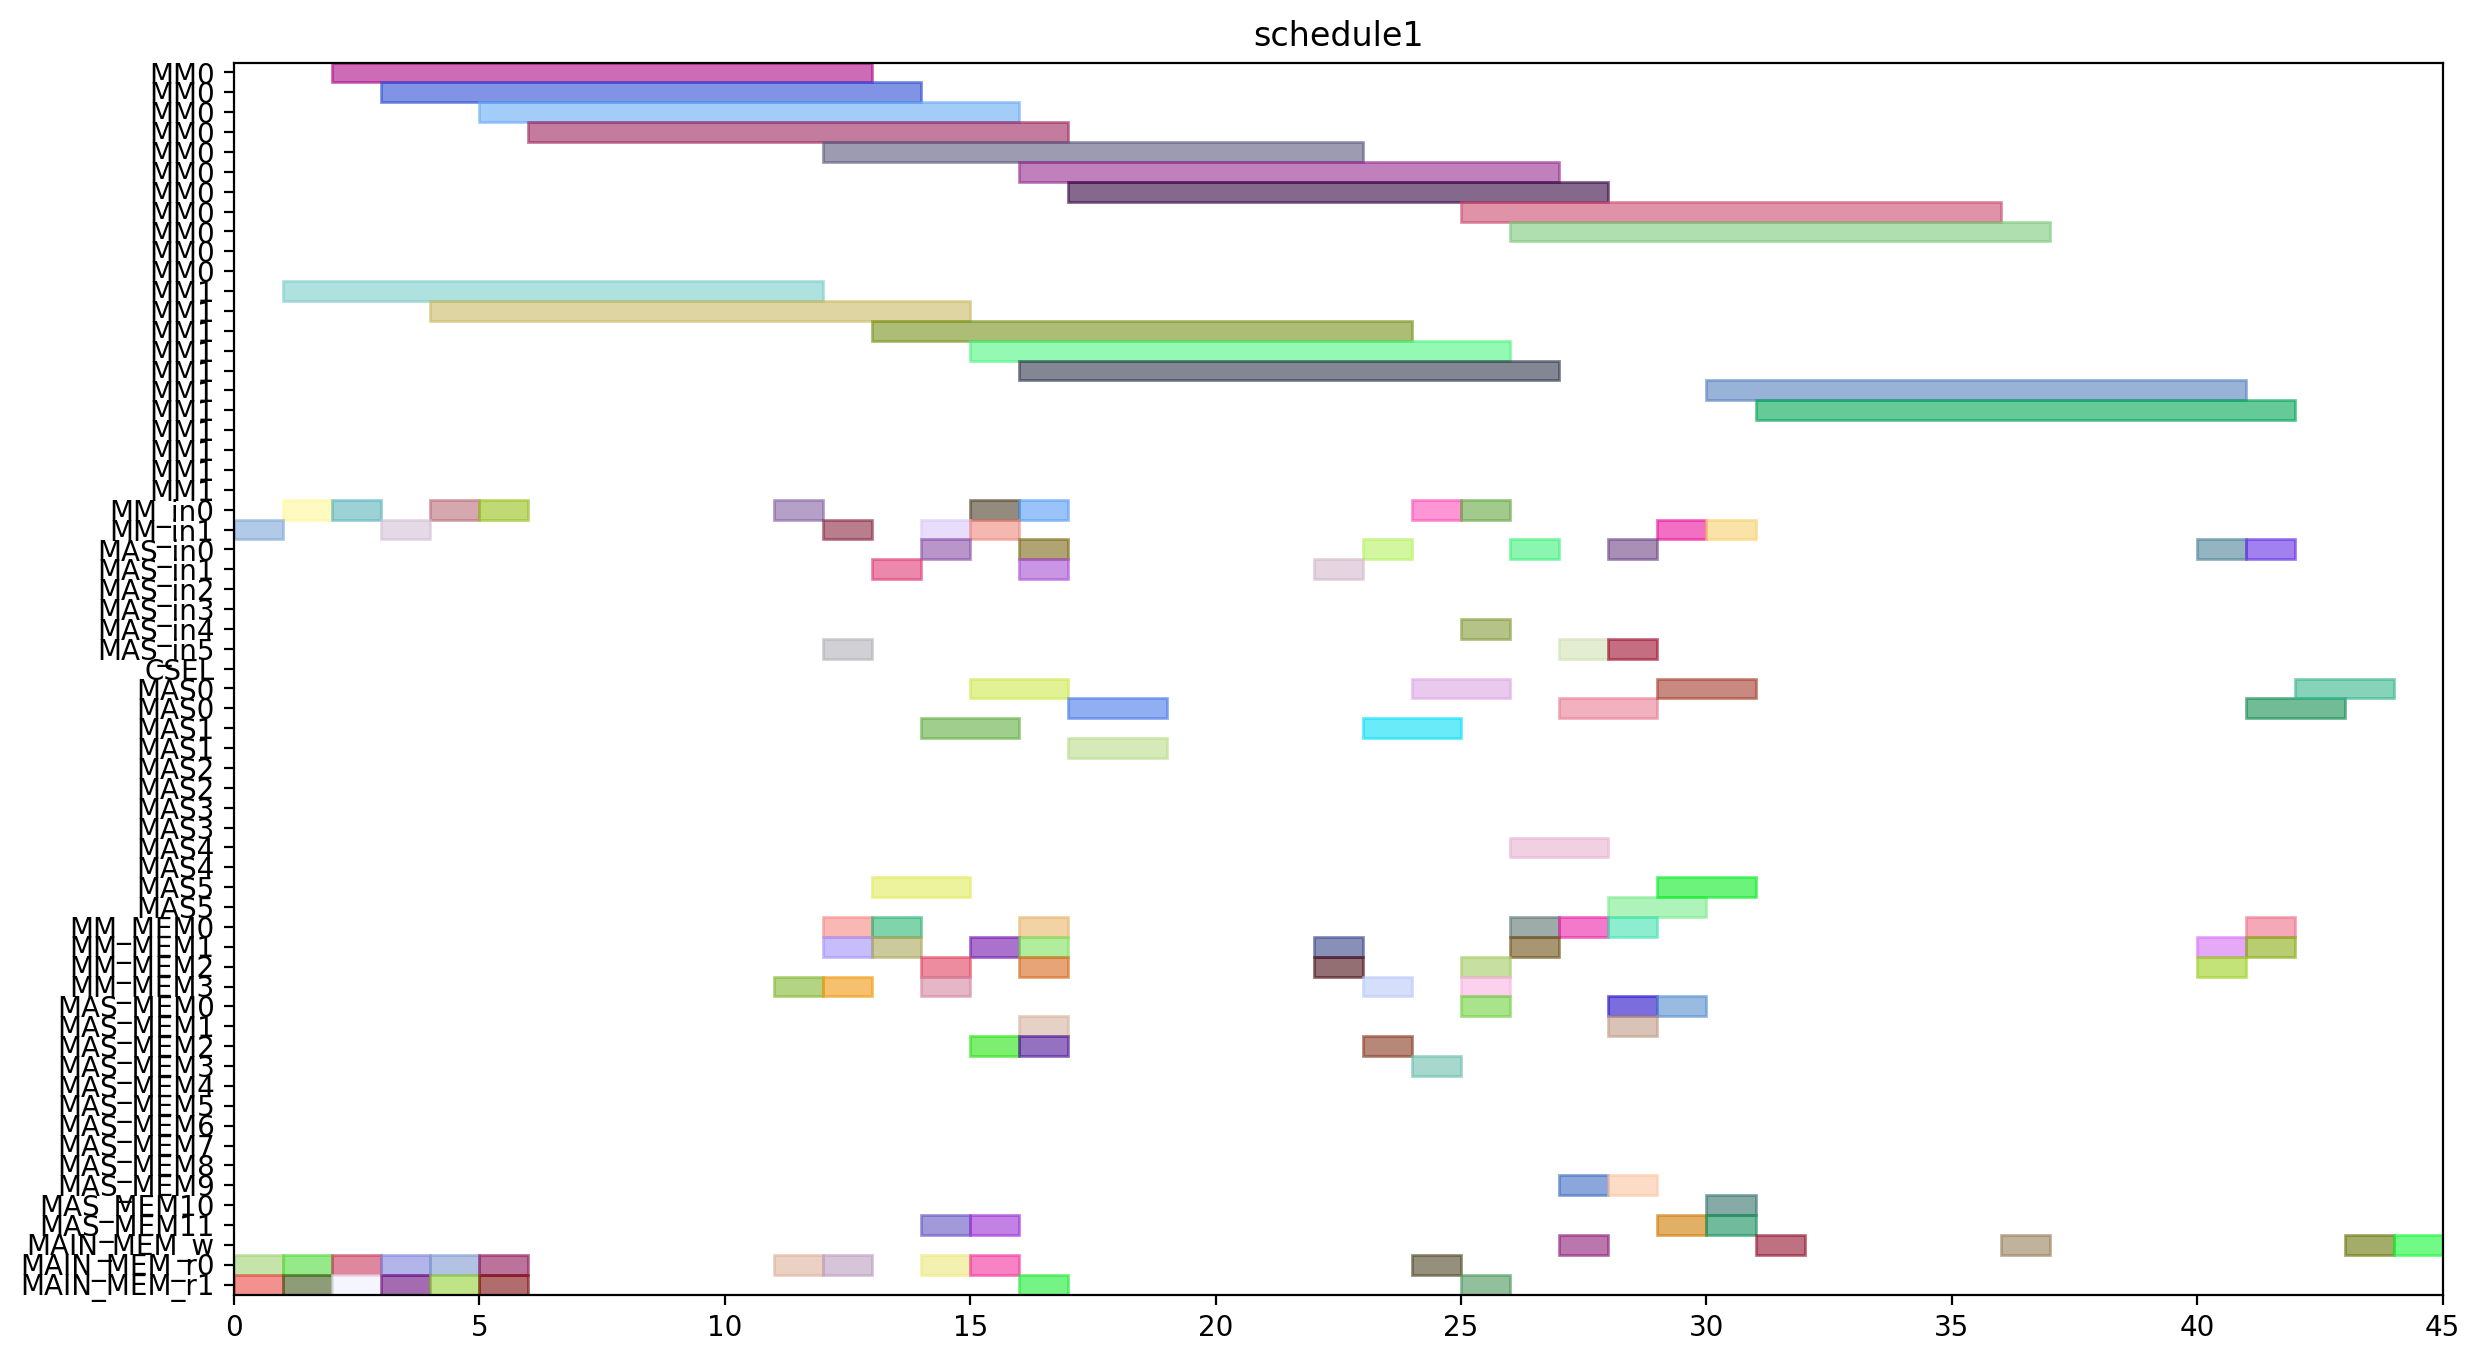

Generate this figure with Python:
from pyschedule import Scenario, solvers, plotters, alt


def solve():
	horizon = 165
	S = Scenario("schedule1", horizon=horizon)

	# resource
	MM = S.Resources('MM', num=2, size=11)
	MM_in = S.Resources('MM_in', num=2)
	MAS_in = S.Resources('MAS_in', num=6)
	CSEL = S.Resource('CSEL')
	MAS = S.Resources('MAS', num=6, size=2, periods=range(1, horizon))
	MM_MEM = S.Resources('MM_MEM', num=4)
	MAS_MEM = S.Resources('MAS_MEM', num=12)
	MAIN_MEM_w = S.Resource('MAIN_MEM_w', size=1)
	MAIN_MEM_r = S.Resources('MAIN_MEM_r', num=2)

	# result of previous scheduling
	t2_in = S.Task('t2_in', length=1, delay_cost=1)
	S += t2_in >= 0
	t2_in += MM_in[1]

	t2_mem0 = S.Task('t2_mem0', length=1, delay_cost=1)
	S += t2_mem0 >= 0
	t2_mem0 += MAIN_MEM_r[0]

	t2_mem1 = S.Task('t2_mem1', length=1, delay_cost=1)
	S += t2_mem1 >= 0
	t2_mem1 += MAIN_MEM_r[1]

	t2 = S.Task('t2', length=11, delay_cost=1)
	S += t2 >= 1
	t2 += MM[1]

	t5_in = S.Task('t5_in', length=1, delay_cost=1)
	S += t5_in >= 1
	t5_in += MM_in[0]

	t5_mem0 = S.Task('t5_mem0', length=1, delay_cost=1)
	S += t5_mem0 >= 1
	t5_mem0 += MAIN_MEM_r[0]

	t5_mem1 = S.Task('t5_mem1', length=1, delay_cost=1)
	S += t5_mem1 >= 1
	t5_mem1 += MAIN_MEM_r[1]

	t23_in = S.Task('t23_in', length=1, delay_cost=1)
	S += t23_in >= 2
	t23_in += MM_in[0]

	t23_mem0 = S.Task('t23_mem0', length=1, delay_cost=1)
	S += t23_mem0 >= 2
	t23_mem0 += MAIN_MEM_r[0]

	t23_mem1 = S.Task('t23_mem1', length=1, delay_cost=1)
	S += t23_mem1 >= 2
	t23_mem1 += MAIN_MEM_r[1]

	t5 = S.Task('t5', length=11, delay_cost=1)
	S += t5 >= 2
	t5 += MM[0]

	t0_in = S.Task('t0_in', length=1, delay_cost=1)
	S += t0_in >= 3
	t0_in += MM_in[1]

	t0_mem0 = S.Task('t0_mem0', length=1, delay_cost=1)
	S += t0_mem0 >= 3
	t0_mem0 += MAIN_MEM_r[0]

	t0_mem1 = S.Task('t0_mem1', length=1, delay_cost=1)
	S += t0_mem1 >= 3
	t0_mem1 += MAIN_MEM_r[1]

	t23 = S.Task('t23', length=11, delay_cost=1)
	S += t23 >= 3
	t23 += MM[0]

	t0 = S.Task('t0', length=11, delay_cost=1)
	S += t0 >= 4
	t0 += MM[1]

	t3_in = S.Task('t3_in', length=1, delay_cost=1)
	S += t3_in >= 5
	t3_in += MM_in[0]

	t3_mem0 = S.Task('t3_mem0', length=1, delay_cost=1)
	S += t3_mem0 >= 5
	t3_mem0 += MAIN_MEM_r[0]

	t3_mem1 = S.Task('t3_mem1', length=1, delay_cost=1)
	S += t3_mem1 >= 5
	t3_mem1 += MAIN_MEM_r[1]

	t3 = S.Task('t3', length=11, delay_cost=1)
	S += t3 >= 6
	t3 += MM[0]

	t6_in = S.Task('t6_in', length=1, delay_cost=1)
	S += t6_in >= 12
	t6_in += MAS_in[5]

	t6_mem0 = S.Task('t6_mem0', length=1, delay_cost=1)
	S += t6_mem0 >= 12
	t6_mem0 += MM_MEM[0]

	t6_mem1 = S.Task('t6_mem1', length=1, delay_cost=1)
	S += t6_mem1 >= 12
	t6_mem1 += MM_MEM[1]

	t8_in = S.Task('t8_in', length=1, delay_cost=1)
	S += t8_in >= 12
	t8_in += MM_in[1]

	t8_mem0 = S.Task('t8_mem0', length=1, delay_cost=1)
	S += t8_mem0 >= 12
	t8_mem0 += MAIN_MEM_r[0]

	t8_mem1 = S.Task('t8_mem1', length=1, delay_cost=1)
	S += t8_mem1 >= 12
	t8_mem1 += MM_MEM[3]

	t24_in = S.Task('t24_in', length=1, delay_cost=1)
	S += t24_in >= 13
	t24_in += MAS_in[1]

	t24_mem0 = S.Task('t24_mem0', length=1, delay_cost=1)
	S += t24_mem0 >= 13
	t24_mem0 += MM_MEM[0]

	t24_mem1 = S.Task('t24_mem1', length=1, delay_cost=1)
	S += t24_mem1 >= 13
	t24_mem1 += MM_MEM[1]

	t6 = S.Task('t6', length=2, delay_cost=1)
	S += t6 >= 13
	t6 += MAS[5]

	t8 = S.Task('t8', length=11, delay_cost=1)
	S += t8 >= 13
	t8 += MM[1]

	t24 = S.Task('t24', length=2, delay_cost=1)
	S += t24 >= 14
	t24 += MAS[1]

	t7_in = S.Task('t7_in', length=1, delay_cost=1)
	S += t7_in >= 14
	t7_in += MM_in[1]

	t7_mem0 = S.Task('t7_mem0', length=1, delay_cost=1)
	S += t7_mem0 >= 14
	t7_mem0 += MAIN_MEM_r[0]

	t7_mem1 = S.Task('t7_mem1', length=1, delay_cost=1)
	S += t7_mem1 >= 14
	t7_mem1 += MAS_MEM[11]

	t26_in = S.Task('t26_in', length=1, delay_cost=1)
	S += t26_in >= 15
	t26_in += MM_in[0]

	t26_mem0 = S.Task('t26_mem0', length=1, delay_cost=1)
	S += t26_mem0 >= 15
	t26_mem0 += MAS_MEM[2]

	t26_mem1 = S.Task('t26_mem1', length=1, delay_cost=1)
	S += t26_mem1 >= 15
	t26_mem1 += MM_MEM[1]

	t7 = S.Task('t7', length=11, delay_cost=1)
	S += t7 >= 15
	t7 += MM[1]

	t20_in = S.Task('t20_in', length=1, delay_cost=1)
	S += t20_in >= 16
	t20_in += MAS_in[1]

	t20_mem0 = S.Task('t20_mem0', length=1, delay_cost=1)
	S += t20_mem0 >= 16
	t20_mem0 += MM_MEM[2]

	t20_mem1 = S.Task('t20_mem1', length=1, delay_cost=1)
	S += t20_mem1 >= 16
	t20_mem1 += MAS_MEM[1]

	t25_in = S.Task('t25_in', length=1, delay_cost=1)
	S += t25_in >= 16
	t25_in += MM_in[0]

	t25_mem0 = S.Task('t25_mem0', length=1, delay_cost=1)
	S += t25_mem0 >= 16
	t25_mem0 += MAS_MEM[2]

	t25_mem1 = S.Task('t25_mem1', length=1, delay_cost=1)
	S += t25_mem1 >= 16
	t25_mem1 += MAIN_MEM_r[1]

	t26 = S.Task('t26', length=11, delay_cost=1)
	S += t26 >= 16
	t26 += MM[0]

	t4_in = S.Task('t4_in', length=1, delay_cost=1)
	S += t4_in >= 16
	t4_in += MAS_in[0]

	t4_mem0 = S.Task('t4_mem0', length=1, delay_cost=1)
	S += t4_mem0 >= 16
	t4_mem0 += MM_MEM[0]

	t4_mem1 = S.Task('t4_mem1', length=1, delay_cost=1)
	S += t4_mem1 >= 16
	t4_mem1 += MM_MEM[1]

	t20 = S.Task('t20', length=2, delay_cost=1)
	S += t20 >= 17
	t20 += MAS[1]

	t25 = S.Task('t25', length=11, delay_cost=1)
	S += t25 >= 17
	t25 += MM[0]

	t4 = S.Task('t4', length=2, delay_cost=1)
	S += t4 >= 17
	t4 += MAS[0]

	t21_in = S.Task('t21_in', length=1, delay_cost=1)
	S += t21_in >= 23
	t21_in += MAS_in[0]

	t21_mem0 = S.Task('t21_mem0', length=1, delay_cost=1)
	S += t21_mem0 >= 23
	t21_mem0 += MAS_MEM[2]

	t21_mem1 = S.Task('t21_mem1', length=1, delay_cost=1)
	S += t21_mem1 >= 23
	t21_mem1 += MM_MEM[3]

	t21 = S.Task('t21', length=2, delay_cost=1)
	S += t21 >= 24
	t21 += MAS[0]

	t22_in = S.Task('t22_in', length=1, delay_cost=1)
	S += t22_in >= 25
	t22_in += MM_in[0]

	t22_mem0 = S.Task('t22_mem0', length=1, delay_cost=1)
	S += t22_mem0 >= 25
	t22_mem0 += MAS_MEM[0]

	t22_mem1 = S.Task('t22_mem1', length=1, delay_cost=1)
	S += t22_mem1 >= 25
	t22_mem1 += MAIN_MEM_r[1]

	t22 = S.Task('t22', length=11, delay_cost=1)
	S += t22 >= 26
	t22 += MM[0]

	t27_in = S.Task('t27_in', length=1, delay_cost=1)
	S += t27_in >= 26
	t27_in += MAS_in[0]

	t27_mem0 = S.Task('t27_mem0', length=1, delay_cost=1)
	S += t27_mem0 >= 26
	t27_mem0 += MM_MEM[0]

	t27_mem1 = S.Task('t27_mem1', length=1, delay_cost=1)
	S += t27_mem1 >= 26
	t27_mem1 += MM_MEM[1]

	t27 = S.Task('t27', length=2, delay_cost=1)
	S += t27 >= 27
	t27 += MAS[0]

	new_PZ_in = S.Task('new_PZ_in', length=1, delay_cost=1)
	S += new_PZ_in >= 28
	new_PZ_in += MAS_in[0]

	new_PZ_mem0 = S.Task('new_PZ_mem0', length=1, delay_cost=1)
	S += new_PZ_mem0 >= 28
	new_PZ_mem0 += MAS_MEM[0]

	new_PZ_mem1 = S.Task('new_PZ_mem1', length=1, delay_cost=1)
	S += new_PZ_mem1 >= 28
	new_PZ_mem1 += MAS_MEM[1]

	new_PZ = S.Task('new_PZ', length=2, delay_cost=1)
	S += new_PZ >= 29
	new_PZ += MAS[0]

	new_PZ_w = S.Task('new_PZ_w', length=1, delay_cost=1)
	S += new_PZ_w >= 31
	new_PZ_w += MAIN_MEM_w

	new_PX_in = S.Task('new_PX_in', length=1, delay_cost=1)
	S += new_PX_in >= 40
	new_PX_in += MAS_in[0]

	new_PX_mem0 = S.Task('new_PX_mem0', length=1, delay_cost=1)
	S += new_PX_mem0 >= 40
	new_PX_mem0 += MM_MEM[2]

	new_PX_mem1 = S.Task('new_PX_mem1', length=1, delay_cost=1)
	S += new_PX_mem1 >= 40
	new_PX_mem1 += MM_MEM[1]

	new_PX = S.Task('new_PX', length=2, delay_cost=1)
	S += new_PX >= 41
	new_PX += MAS[0]

	new_PY_in = S.Task('new_PY_in', length=1, delay_cost=1)
	S += new_PY_in >= 41
	new_PY_in += MAS_in[0]

	new_PY_mem0 = S.Task('new_PY_mem0', length=1, delay_cost=1)
	S += new_PY_mem0 >= 41
	new_PY_mem0 += MM_MEM[0]

	new_PY_mem1 = S.Task('new_PY_mem1', length=1, delay_cost=1)
	S += new_PY_mem1 >= 41
	new_PY_mem1 += MM_MEM[1]

	new_PY = S.Task('new_PY', length=2, delay_cost=1)
	S += new_PY >= 42
	new_PY += MAS[0]

	new_PX_w = S.Task('new_PX_w', length=1, delay_cost=1)
	S += new_PX_w >= 43
	new_PX_w += MAIN_MEM_w

	new_PY_w = S.Task('new_PY_w', length=1, delay_cost=1)
	S += new_PY_w >= 44
	new_PY_w += MAIN_MEM_w


	# new tasks
	t1 = S.Task('t1', length=11, delay_cost=1)
	t1 += alt(MM)
	t1_in = S.Task('t1_in', length=1, delay_cost=1)
	t1_in += alt(MM_in)
	S += t1_in*MM_in[0]<=t1*MM[0]
	S += t1_in*MM_in[1]<=t1*MM[1]
	S += t1<16

	t1_mem0 = S.Task('t1_mem0', length=1, delay_cost=1)
	t1_mem0 += MAIN_MEM_r[0]
	S += t1_mem0 <= t1

	t1_mem1 = S.Task('t1_mem1', length=1, delay_cost=1)
	t1_mem1 += MAIN_MEM_r[1]
	S += t1_mem1 <= t1

	t15 = S.Task('t15', length=11, delay_cost=1)
	t15 += alt(MM)
	t15_in = S.Task('t15_in', length=1, delay_cost=1)
	t15_in += alt(MM_in)
	S += t15_in*MM_in[0]<=t15*MM[0]
	S += t15_in*MM_in[1]<=t15*MM[1]
	S += t15<23

	t15_mem0 = S.Task('t15_mem0', length=1, delay_cost=1)
	t15_mem0 += MAIN_MEM_r[0]
	S += t15_mem0 <= t15

	t15_mem1 = S.Task('t15_mem1', length=1, delay_cost=1)
	t15_mem1 += MM_MEM[3]
	S += 11 < t15_mem1
	S += t15_mem1 <= t15

	t19 = S.Task('t19', length=2, delay_cost=1)
	t19 += alt(MAS)
	t19_in = S.Task('t19_in', length=1, delay_cost=1)
	t19_in += alt(MAS_in)
	S += t19_in*MAS_in[0]<=t19*MAS[0]

	S += t19_in*MAS_in[1]<=t19*MAS[1]

	S += t19_in*MAS_in[2]<=t19*MAS[2]

	S += t19_in*MAS_in[3]<=t19*MAS[3]

	S += t19_in*MAS_in[4]<=t19*MAS[4]

	S += t19_in*MAS_in[5]<=t19*MAS[5]

	S += t19<17

	t19_mem0 = S.Task('t19_mem0', length=1, delay_cost=1)
	t19_mem0 += MM_MEM[2]
	S += 14 < t19_mem0
	S += t19_mem0 <= t19

	t19_mem1 = S.Task('t19_mem1', length=1, delay_cost=1)
	t19_mem1 += MM_MEM[3]
	S += 14 < t19_mem1
	S += t19_mem1 <= t19

	t14 = S.Task('t14', length=11, delay_cost=1)
	t14 += alt(MM)
	t14_in = S.Task('t14_in', length=1, delay_cost=1)
	t14_in += alt(MM_in)
	S += t14_in*MM_in[0]<=t14*MM[0]
	S += t14_in*MM_in[1]<=t14*MM[1]
	S += 0<t14

	t14_w = S.Task('t14_w', length=1, delay_cost=1)
	t14_w += alt(MAIN_MEM_w)
	S += t14 <= t14_w

	S += t14<1000

	t14_mem0 = S.Task('t14_mem0', length=1, delay_cost=1)
	t14_mem0 += MAIN_MEM_r[0]
	S += t14_mem0 <= t14

	t14_mem1 = S.Task('t14_mem1', length=1, delay_cost=1)
	t14_mem1 += MAS_MEM[11]
	S += 14 < t14_mem1
	S += t14_mem1 <= t14

	t16 = S.Task('t16', length=2, delay_cost=1)
	t16 += alt(MAS)
	t16_in = S.Task('t16_in', length=1, delay_cost=1)
	t16_in += alt(MAS_in)
	S += t16_in*MAS_in[0]<=t16*MAS[0]

	S += t16_in*MAS_in[1]<=t16*MAS[1]

	S += t16_in*MAS_in[2]<=t16*MAS[2]

	S += t16_in*MAS_in[3]<=t16*MAS[3]

	S += t16_in*MAS_in[4]<=t16*MAS[4]

	S += t16_in*MAS_in[5]<=t16*MAS[5]

	S += t16<25

	t16_mem0 = S.Task('t16_mem0', length=1, delay_cost=1)
	t16_mem0 += MM_MEM[2]
	S += 14 < t16_mem0
	S += t16_mem0 <= t16

	t16_mem1 = S.Task('t16_mem1', length=1, delay_cost=1)
	t16_mem1 += alt(MM_MEM)
	S += (t15*MM[0])-1 < t16_mem1*MM_MEM[1]
	S += (t15*MM[1])-1 < t16_mem1*MM_MEM[3]
	S += t16_mem1 <= t16

	t9 = S.Task('t9', length=2, delay_cost=1)
	t9 += alt(MAS)
	t9_in = S.Task('t9_in', length=1, delay_cost=1)
	t9_in += alt(MAS_in)
	S += t9_in*MAS_in[0]<=t9*MAS[0]

	S += t9_in*MAS_in[1]<=t9*MAS[1]

	S += t9_in*MAS_in[2]<=t9*MAS[2]

	S += t9_in*MAS_in[3]<=t9*MAS[3]

	S += t9_in*MAS_in[4]<=t9*MAS[4]

	S += t9_in*MAS_in[5]<=t9*MAS[5]

	S += t9<1000

	t9_mem0 = S.Task('t9_mem0', length=1, delay_cost=1)
	t9_mem0 += MM_MEM[2]
	S += 25 < t9_mem0
	S += t9_mem0 <= t9

	t9_mem1 = S.Task('t9_mem1', length=1, delay_cost=1)
	t9_mem1 += MM_MEM[3]
	S += 23 < t9_mem1
	S += t9_mem1 <= t9

	t17 = S.Task('t17', length=11, delay_cost=1)
	t17 += alt(MM)
	t17_in = S.Task('t17_in', length=1, delay_cost=1)
	t17_in += alt(MM_in)
	S += t17_in*MM_in[0]<=t17*MM[0]
	S += t17_in*MM_in[1]<=t17*MM[1]
	S += 0<t17

	t17_w = S.Task('t17_w', length=1, delay_cost=1)
	t17_w += alt(MAIN_MEM_w)
	S += t17 <= t17_w

	S += t17<1000

	t17_mem0 = S.Task('t17_mem0', length=1, delay_cost=1)
	t17_mem0 += MAIN_MEM_r[0]
	S += t17_mem0 <= t17

	t17_mem1 = S.Task('t17_mem1', length=1, delay_cost=1)
	t17_mem1 += alt(MAS_MEM)
	S += (t16*MAS[0])-1 < t17_mem1*MAS_MEM[1]
	S += (t16*MAS[1])-1 < t17_mem1*MAS_MEM[3]
	S += (t16*MAS[2])-1 < t17_mem1*MAS_MEM[5]
	S += (t16*MAS[3])-1 < t17_mem1*MAS_MEM[7]
	S += (t16*MAS[4])-1 < t17_mem1*MAS_MEM[9]
	S += (t16*MAS[5])-1 < t17_mem1*MAS_MEM[11]
	S += t17_mem1 <= t17

	t10 = S.Task('t10', length=2, delay_cost=1)
	t10 += alt(MAS)
	t10_in = S.Task('t10_in', length=1, delay_cost=1)
	t10_in += alt(MAS_in)
	S += t10_in*MAS_in[0]<=t10*MAS[0]

	S += t10_in*MAS_in[1]<=t10*MAS[1]

	S += t10_in*MAS_in[2]<=t10*MAS[2]

	S += t10_in*MAS_in[3]<=t10*MAS[3]

	S += t10_in*MAS_in[4]<=t10*MAS[4]

	S += t10_in*MAS_in[5]<=t10*MAS[5]

	S += t10<1000

	t10_mem0 = S.Task('t10_mem0', length=1, delay_cost=1)
	t10_mem0 += alt(MM_MEM)
	S += (t1*MM[0])-1 < t10_mem0*MM_MEM[0]
	S += (t1*MM[1])-1 < t10_mem0*MM_MEM[2]
	S += t10_mem0 <= t10

	t10_mem1 = S.Task('t10_mem1', length=1, delay_cost=1)
	t10_mem1 += alt(MAS_MEM)
	S += (t9*MAS[0])-1 < t10_mem1*MAS_MEM[1]
	S += (t9*MAS[1])-1 < t10_mem1*MAS_MEM[3]
	S += (t9*MAS[2])-1 < t10_mem1*MAS_MEM[5]
	S += (t9*MAS[3])-1 < t10_mem1*MAS_MEM[7]
	S += (t9*MAS[4])-1 < t10_mem1*MAS_MEM[9]
	S += (t9*MAS[5])-1 < t10_mem1*MAS_MEM[11]
	S += t10_mem1 <= t10

	t11 = S.Task('t11', length=2, delay_cost=1)
	t11 += alt(MAS)
	t11_in = S.Task('t11_in', length=1, delay_cost=1)
	t11_in += alt(MAS_in)
	S += t11_in*MAS_in[0]<=t11*MAS[0]

	S += t11_in*MAS_in[1]<=t11*MAS[1]

	S += t11_in*MAS_in[2]<=t11*MAS[2]

	S += t11_in*MAS_in[3]<=t11*MAS[3]

	S += t11_in*MAS_in[4]<=t11*MAS[4]

	S += t11_in*MAS_in[5]<=t11*MAS[5]

	S += t11<1000

	t11_mem0 = S.Task('t11_mem0', length=1, delay_cost=1)
	t11_mem0 += alt(MM_MEM)
	S += (t1*MM[0])-1 < t11_mem0*MM_MEM[0]
	S += (t1*MM[1])-1 < t11_mem0*MM_MEM[2]
	S += t11_mem0 <= t11

	t11_mem1 = S.Task('t11_mem1', length=1, delay_cost=1)
	t11_mem1 += alt(MAS_MEM)
	S += (t9*MAS[0])-1 < t11_mem1*MAS_MEM[1]
	S += (t9*MAS[1])-1 < t11_mem1*MAS_MEM[3]
	S += (t9*MAS[2])-1 < t11_mem1*MAS_MEM[5]
	S += (t9*MAS[3])-1 < t11_mem1*MAS_MEM[7]
	S += (t9*MAS[4])-1 < t11_mem1*MAS_MEM[9]
	S += (t9*MAS[5])-1 < t11_mem1*MAS_MEM[11]
	S += t11_mem1 <= t11

	t12 = S.Task('t12', length=11, delay_cost=1)
	t12 += alt(MM)
	t12_in = S.Task('t12_in', length=1, delay_cost=1)
	t12_in += alt(MM_in)
	S += t12_in*MM_in[0]<=t12*MM[0]
	S += t12_in*MM_in[1]<=t12*MM[1]
	S += t12<42

	t12_mem0 = S.Task('t12_mem0', length=1, delay_cost=1)
	t12_mem0 += alt(MAS_MEM)
	S += (t10*MAS[0])-1 < t12_mem0*MAS_MEM[0]
	S += (t10*MAS[1])-1 < t12_mem0*MAS_MEM[2]
	S += (t10*MAS[2])-1 < t12_mem0*MAS_MEM[4]
	S += (t10*MAS[3])-1 < t12_mem0*MAS_MEM[6]
	S += (t10*MAS[4])-1 < t12_mem0*MAS_MEM[8]
	S += (t10*MAS[5])-1 < t12_mem0*MAS_MEM[10]
	S += t12_mem0 <= t12

	t12_mem1 = S.Task('t12_mem1', length=1, delay_cost=1)
	t12_mem1 += alt(MAS_MEM)
	S += (t11*MAS[0])-1 < t12_mem1*MAS_MEM[1]
	S += (t11*MAS[1])-1 < t12_mem1*MAS_MEM[3]
	S += (t11*MAS[2])-1 < t12_mem1*MAS_MEM[5]
	S += (t11*MAS[3])-1 < t12_mem1*MAS_MEM[7]
	S += (t11*MAS[4])-1 < t12_mem1*MAS_MEM[9]
	S += (t11*MAS[5])-1 < t12_mem1*MAS_MEM[11]
	S += t12_mem1 <= t12

	t13 = S.Task('t13', length=11, delay_cost=1)
	t13 += alt(MM)
	t13_in = S.Task('t13_in', length=1, delay_cost=1)
	t13_in += alt(MM_in)
	S += t13_in*MM_in[0]<=t13*MM[0]
	S += t13_in*MM_in[1]<=t13*MM[1]
	S += t13<41

	t13_mem0 = S.Task('t13_mem0', length=1, delay_cost=1)
	t13_mem0 += MAS_MEM[0]
	S += 18 < t13_mem0
	S += t13_mem0 <= t13

	t13_mem1 = S.Task('t13_mem1', length=1, delay_cost=1)
	t13_mem1 += alt(MAS_MEM)
	S += (t10*MAS[0])-1 < t13_mem1*MAS_MEM[1]
	S += (t10*MAS[1])-1 < t13_mem1*MAS_MEM[3]
	S += (t10*MAS[2])-1 < t13_mem1*MAS_MEM[5]
	S += (t10*MAS[3])-1 < t13_mem1*MAS_MEM[7]
	S += (t10*MAS[4])-1 < t13_mem1*MAS_MEM[9]
	S += (t10*MAS[5])-1 < t13_mem1*MAS_MEM[11]
	S += t13_mem1 <= t13

	solvers.mip.solve(S,msg=1,kind='CPLEX',ratio_gap=1.01)

	solution = [['hoge']*len(S.solution()[1]) for i in range(len(S.solution()))]
	for i in range(len(S.solution())):
		for j in range(len(S.solution()[i])):
			solution[i][j]=str(S.solution()[i][j])
	print(solution)

	cycles = int(solution[-1][3])

	pic_file_name = "/mnt/rose/usr1/fukuda/ABE/multiRAM_multiMAS_16mux/scheduling_result/stage11MM2_stage2MAS6/EP_DBL_A_ANY/schedule1.png"
	if(S.solution() != []):
		plotters.matplotlib.plot(S,img_filename=pic_file_name, show_task_labels=False, fig_size=(cycles*0.25+3, 8))

	return solution
